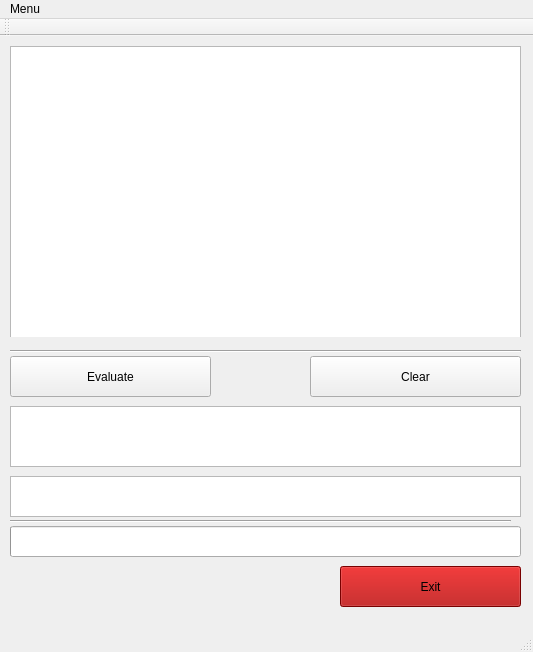
<?xml version="1.0" encoding="UTF-8"?>
<ui version="4.0">
 <class>MainWindow</class>
 <widget class="QMainWindow" name="MainWindow">
  <property name="geometry">
   <rect>
    <x>0</x>
    <y>0</y>
    <width>533</width>
    <height>652</height>
   </rect>
  </property>
  <property name="minimumSize">
   <size>
    <width>533</width>
    <height>652</height>
   </size>
  </property>
  <property name="maximumSize">
   <size>
    <width>533</width>
    <height>652</height>
   </size>
  </property>
  <property name="windowTitle">
   <string>Roswell Text Evaluator</string>
  </property>
  <widget class="QWidget" name="centralWidget">
   <widget class="QPushButton" name="pushButton">
    <property name="geometry">
     <rect>
      <x>10</x>
      <y>320</y>
      <width>201</width>
      <height>41</height>
     </rect>
    </property>
    <property name="text">
     <string>Evaluate</string>
    </property>
   </widget>
   <widget class="QFrame" name="frame">
    <property name="geometry">
     <rect>
      <x>10</x>
      <y>10</y>
      <width>511</width>
      <height>291</height>
     </rect>
    </property>
    <property name="frameShape">
     <enum>QFrame::StyledPanel</enum>
    </property>
    <property name="frameShadow">
     <enum>QFrame::Raised</enum>
    </property>
    <widget class="QTextEdit" name="textEdit">
     <property name="geometry">
      <rect>
       <x>0</x>
       <y>0</y>
       <width>511</width>
       <height>331</height>
      </rect>
     </property>
    </widget>
   </widget>
   <widget class="QWidget" name="widget" native="true">
    <property name="geometry">
     <rect>
      <x>10</x>
      <y>370</y>
      <width>511</width>
      <height>131</height>
     </rect>
    </property>
    <widget class="QTextBrowser" name="textBrowser">
     <property name="geometry">
      <rect>
       <x>0</x>
       <y>0</y>
       <width>511</width>
       <height>61</height>
      </rect>
     </property>
     <property name="toolTip">
      <string>&lt;html&gt;&lt;head/&gt;&lt;body&gt;&lt;p&gt;&lt;br/&gt;&lt;/p&gt;&lt;/body&gt;&lt;/html&gt;</string>
     </property>
     <property name="styleSheet">
      <string notr="true"/>
     </property>
    </widget>
    <widget class="QTextBrowser" name="textBrowser_2">
     <property name="geometry">
      <rect>
       <x>0</x>
       <y>70</y>
       <width>511</width>
       <height>41</height>
      </rect>
     </property>
    </widget>
   </widget>
   <widget class="QProgressBar" name="progressBar">
    <property name="geometry">
     <rect>
      <x>10</x>
      <y>490</y>
      <width>511</width>
      <height>31</height>
     </rect>
    </property>
   </widget>
   <widget class="Line" name="line">
    <property name="geometry">
     <rect>
      <x>10</x>
      <y>475</y>
      <width>501</width>
      <height>21</height>
     </rect>
    </property>
    <property name="orientation">
     <enum>Qt::Horizontal</enum>
    </property>
   </widget>
   <widget class="Line" name="line_2">
    <property name="geometry">
     <rect>
      <x>10</x>
      <y>305</y>
      <width>511</width>
      <height>21</height>
     </rect>
    </property>
    <property name="orientation">
     <enum>Qt::Horizontal</enum>
    </property>
   </widget>
   <widget class="QPushButton" name="pushButton_2">
    <property name="geometry">
     <rect>
      <x>310</x>
      <y>320</y>
      <width>211</width>
      <height>41</height>
     </rect>
    </property>
    <property name="text">
     <string>Clear</string>
    </property>
   </widget>
   <widget class="QPushButton" name="pushButton_3">
    <property name="geometry">
     <rect>
      <x>340</x>
      <y>530</y>
      <width>181</width>
      <height>41</height>
     </rect>
    </property>
    <property name="styleSheet">
     <string notr="true">background-color: rgb(170, 0, 0);</string>
    </property>
    <property name="text">
     <string>Exit</string>
    </property>
   </widget>
  </widget>
  <widget class="QMenuBar" name="menuBar">
   <property name="geometry">
    <rect>
     <x>0</x>
     <y>0</y>
     <width>533</width>
     <height>26</height>
    </rect>
   </property>
   <widget class="QMenu" name="menuMenu">
    <property name="title">
     <string>Menu</string>
    </property>
    <addaction name="actionAbout"/>
    <addaction name="separator"/>
    <addaction name="actionExit"/>
   </widget>
   <addaction name="menuMenu"/>
  </widget>
  <widget class="QToolBar" name="mainToolBar">
   <attribute name="toolBarArea">
    <enum>TopToolBarArea</enum>
   </attribute>
   <attribute name="toolBarBreak">
    <bool>false</bool>
   </attribute>
  </widget>
  <widget class="QStatusBar" name="statusBar"/>
  <action name="actionAbout">
   <property name="text">
    <string>About</string>
   </property>
  </action>
  <action name="actionExit">
   <property name="text">
    <string>Exit</string>
   </property>
  </action>
 </widget>
 <layoutdefault spacing="6" margin="11"/>
 <resources/>
 <connections/>
</ui>
